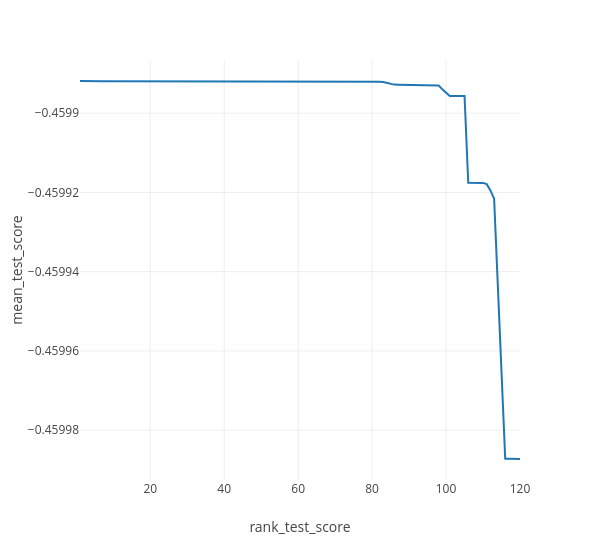

Notebook source saved alongside this figure:
### Code cell
dt_chart = pd.DataFrame(clf.cv_results_).sort_values('rank_test_score')
fig = px.line(dt_chart,
              x='rank_test_score',
              y='mean_test_score',
              template='none',
              width=600)
fig

### Figure 1 — Plotly figure (JSON) as saved in the notebook; plotly's stock layout.template omitted (floating-point values rounded to 4 significant figures)
{"data": [{"hovertemplate": "rank_test_score=%{x}<br>mean_test_score=%{y}<extra></extra>", "legendgroup": "", "line": {"color": "#1F77B4", "dash": "solid"}, "marker": {"symbol": "circle"}, "mode": "lines", "name": "", "orientation": "v", "showlegend": false, "type": "scatter", "x": [1, 2, 3, 4, 5, 6, 7, 8, 9, 10, 11, 12, 13, 14, 15, 16, 17, 18, 19, 20, 21, 22, 23, 24, 25, 26, 27, 28, 29, 30, 31, 32, 33, 34, 35, 36, 37, 38, 39, 40, 41, 42, 43, 44, 45, 46, 47, 48, 49, 50, 51, 52, 53, 54, 55, 56, 57, 58, 59, 60, 61, 62, 63, 64, 65, 66, 67, 68, 69, 70, 71, 72, 73, 74, 75, 76, 77, 78, 79, 80, 81, 82, 83, 84, 85, 86, 87, 88, 89, 90, 91, 92, 93, 94, 95, 96, 97, 98, 99, 100, 101, 102, 103, 104, 105, 106, 107, 108, 109, 110, 111, 112, 113, 114, 115, 116, 117, 118, 119, 120], "xaxis": "x", "y": [-0.4599, -0.4599, -0.4599, -0.4599, -0.4599, -0.4599, -0.4599, -0.4599, -0.4599, -0.4599, -0.4599, -0.4599, -0.4599, -0.4599, -0.4599, -0.4599, -0.4599, -0.4599, -0.4599, -0.4599, -0.4599, -0.4599, -0.4599, -0.4599, -0.4599, -0.4599, -0.4599, -0.4599, -0.4599, -0.4599, -0.4599, -0.4599, -0.4599, -0.4599, -0.4599, -0.4599, -0.4599, -0.4599, -0.4599, -0.4599, -0.4599, -0.4599, -0.4599, -0.4599, -0.4599, -0.4599, -0.4599, -0.4599, -0.4599, -0.4599, -0.4599, -0.4599, -0.4599, -0.4599, -0.4599, -0.4599, -0.4599, -0.4599, -0.4599, -0.4599, -0.4599, -0.4599, -0.4599, -0.4599, -0.4599, -0.4599, -0.4599, -0.4599, -0.4599, -0.4599, -0.4599, -0.4599, -0.4599, -0.4599, -0.4599, -0.4599, -0.4599, -0.4599, -0.4599, -0.4599, -0.4599, -0.4599, -0.4599, -0.4599, -0.4599, -0.4599, -0.4599, -0.4599, -0.4599, -0.4599, -0.4599, -0.4599, -0.4599, -0.4599, -0.4599, -0.4599, -0.4599, -0.4599, -0.4599, -0.4599, -0.4599, -0.4599, -0.4599, -0.4599, -0.4599, -0.4599, -0.4599, -0.4599, -0.4599, -0.4599, -0.4599, -0.4599, -0.4599, -0.4599, -0.46, -0.46, -0.46, -0.46, -0.46, -0.46], "yaxis": "y"}], "layout": {"legend": {"tracegroupgap": 0}, "margin": {"t": 60}, "width": 600, "xaxis": {"anchor": "y", "domain": [0, 1], "title": {"text": "rank_test_score"}}, "yaxis": {"anchor": "x", "domain": [0, 1], "title": {"text": "mean_test_score"}}}}
